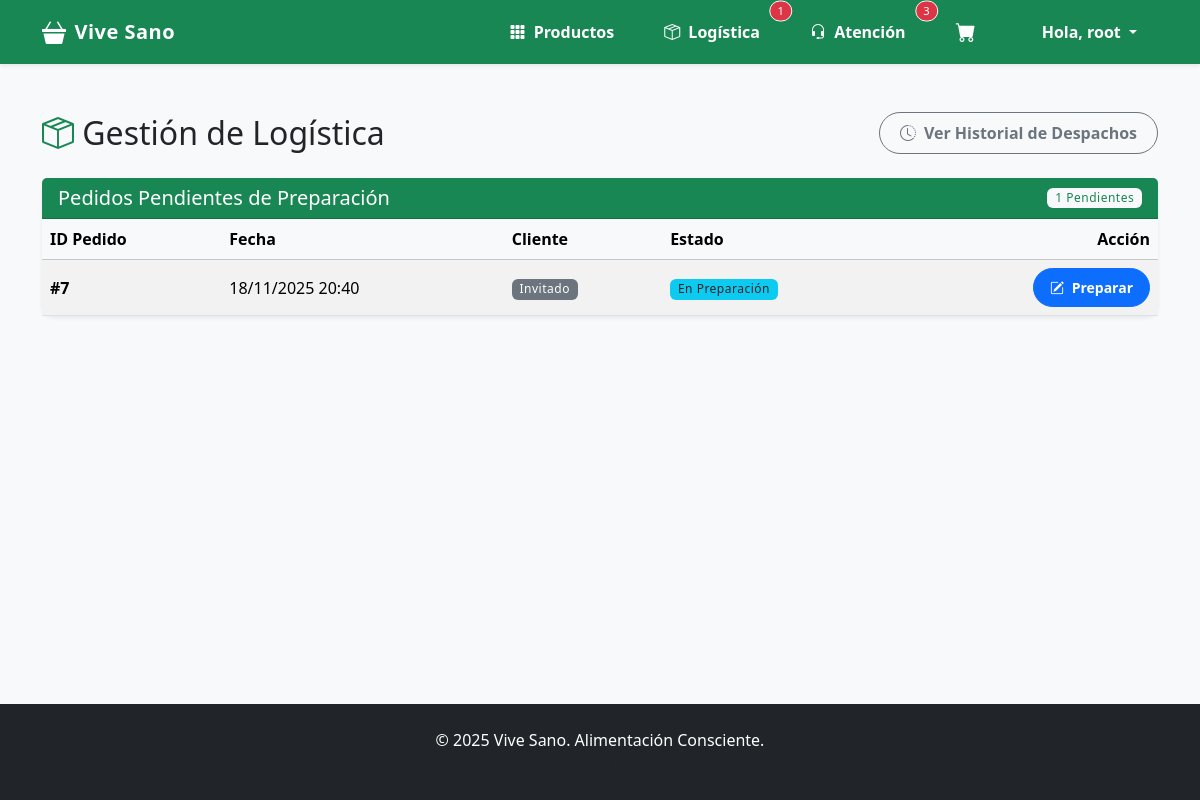
The page /gestion/logistica/ (signed in) on the database as committed earlier.
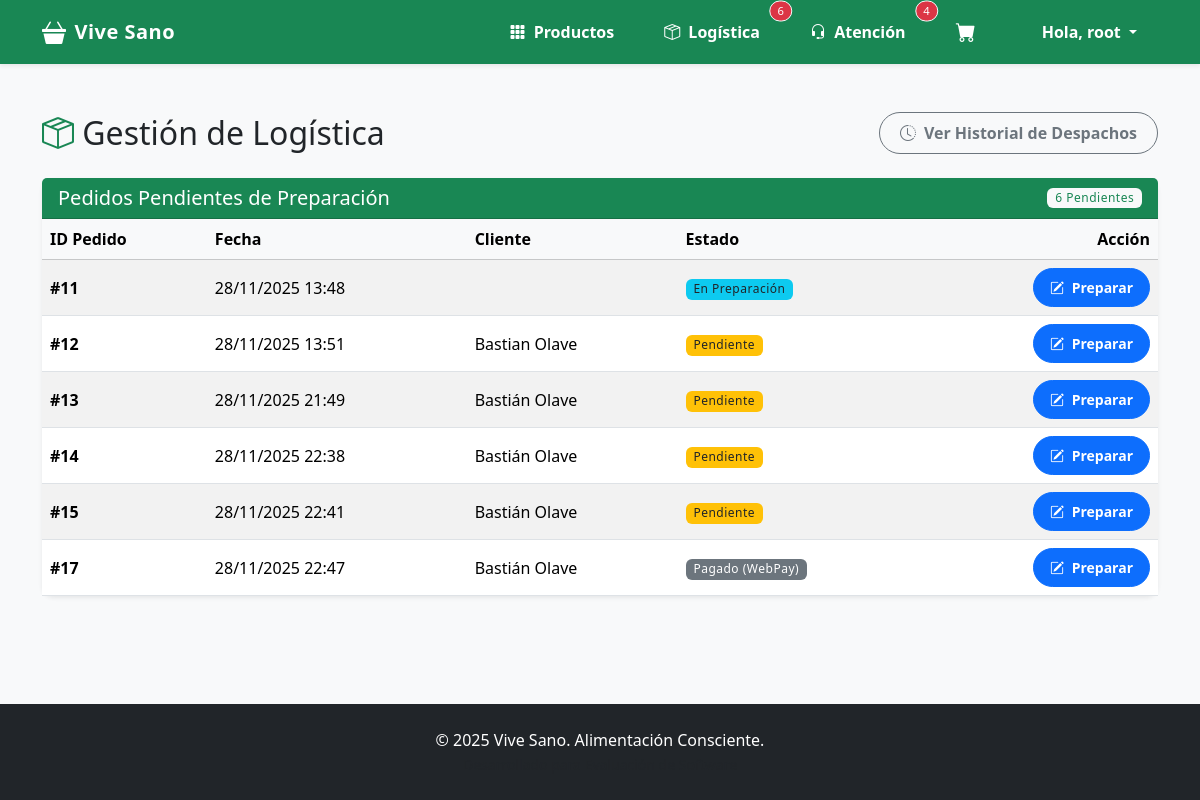
The same page on the database as committed later.
### gestion/models.py (models this page shows, shortened)
class Pedido(models.Model):
    ESTADO_CHOICES = [
        ('Pendiente', 'Pendiente'),
        ('En Preparacion', 'En Preparación'),
        ('En Espera Faltante', 'En espera por faltante'), # [cite: 339]
        ('Despachado', 'Despachado'),
        ('Entregado', 'Entregado'),
        ('Cancelado', 'Cancelado'),
    ]
    cliente = models.ForeignKey(Cliente, on_delete=models.SET_NULL, null=True, blank=True)
    fecha = models.DateTimeField(auto_now_add=True)
    total = models.DecimalField(max_digits=10, decimal_places=2, default=0.00)
    estado = models.CharField(max_length=20, choices=ESTADO_CHOICES, default='Pendiente')
    codigo_seguimiento = models.CharField(max_length=20, blank=True, null=True)

class Cliente(models.Model):
    user = models.OneToOneField(User, on_delete=models.CASCADE, null=True, blank=True)
    nombre = models.CharField(max_length=100)
    apellido = models.CharField(max_length=100)
    email = models.EmailField(unique=True)
    telefono = models.CharField(max_length=15, blank=True)
    direccion = models.CharField(max_length=255, blank=True)
    comuna = models.CharField(max_length=100, blank=True)
    codigo_postal = models.CharField(max_length=10, blank=True)

### gestion/views.py (the view)
    def wrapper(request, *args, **kwargs):
        if not request.user.is_authenticated:
            return redirect('core:login')
        if not request.user.is_staff:
            messages.error(request, "No tienes permisos para acceder a esa sección.")
            return redirect('core:home')
        return view_func(request, *args, **kwargs)

### core/context_processors.py (called while the page is built)
def contadores_globales(request):
    data = {
        'cant_logistica': 0,
        'cant_atencion': 0
    }
    if request.user.is_authenticated and request.user.is_staff:
        if request.user.groups.filter(name='Logistica').exists() or request.user.is_superuser:
            data['cant_logistica'] = Pedido.objects.filter(
                estado__in=['Pendiente', 'En Preparacion', 'Pagado (WebPay)']
            ).count()
        if request.user.groups.filter(name='Atencion al cliente').exists() or request.user.is_superuser:
            try:
                grupo_atencion = Group.objects.get(name='Atencion al cliente')
                data['cant_atencion'] = Notificacion.objects.filter(
                    destinatario_grupo=grupo_atencion
                ).exclude(estado__in=['LISTO', 'CANCELADO']).count()
            except Group.DoesNotExist:
                pass
    return data

### core/templatetags/auth_extras.py (called while the page is built)
@register.filter(name='has_group')
def has_group(user, group_name):
    try:
        group = Group.objects.get(name=group_name)
    except Group.DoesNotExist:
        return False
    return group in user.groups.all()

### gestion/views.py (called while the page is built)
def staff_required(view_func):
    def wrapper(request, *args, **kwargs):
        if not request.user.is_authenticated:
            return redirect('core:login')
        if not request.user.is_staff:
            messages.error(request, "No tienes permisos para acceder a esa sección.")
            return redirect('core:home')
        return view_func(request, *args, **kwargs)
    return wrapper

@staff_required
def dashboard_logistica(request):
    pedidos_pendientes = Pedido.objects.filter(
        estado__in=['Pendiente', 'En Preparacion', 'Pagado (WebPay)']
    ).order_by('fecha')
    return render(request, 'gestion/dashboard_logistica.html', {'pedidos': pedidos_pendientes})

### gestion/templates/gestion/dashboard_logistica.html (shortened to what this page needs)
{% extends 'base.html' %}
{% block content %}
<div class="row">
    <div class="col-md-12">
        <div class="d-flex justify-content-between align-items-center mb-4">
            <h2 class="mb-0"><i class="bi bi-box-seam text-success"></i> Gestión de Logística</h2>
            <a href="{% url 'historial_despachos' %}" class="btn btn-outline-secondary">
                <i class="bi bi-clock-history me-2"></i>Ver Historial de Despachos
            </a>
        </div>
        <div class="card shadow-sm">
            <div class="card-header bg-success text-white d-flex justify-content-between align-items-center">
                <h5 class="mb-0">Pedidos Pendientes de Preparación</h5>
                <span class="badge bg-light text-success">{{ pedidos|length }} Pendientes</span>
            </div>
            <div class="card-body p-0">
                <div class="table-responsive">
                    <table class="table table-hover mb-0 table-striped align-middle">
                        <thead class="table-light">
                            <tr>
                                <th>ID Pedido</th>
                                <th>Fecha</th>
                                <th>Cliente</th>
                                <th>Estado</th>
                                <th class="text-end">Acción</th>
                            </tr>
                        </thead>
                        <tbody>
                            {% for pedido in pedidos %}
                            <tr>
                                <td class="fw-bold">#{{ pedido.id }}</td>
                                <td>{{ pedido.fecha|date:"d/m/Y H:i" }}</td>
                                <td>
                                    {% if pedido.cliente %}
                                        {{ pedido.cliente.nombre }} {{ pedido.cliente.apellido }}
                                    {% else %}
                                        <span class="badge bg-secondary">Invitado</span>
                                    {% endif %}
                                </td>
                                <td>
                                    {% if pedido.estado == 'Pendiente' %}
                                        <span class="badge bg-warning text-dark">Pendiente</span>
                                    {% elif pedido.estado == 'En Preparacion' %}
                                        <span class="badge bg-info text-dark">En Preparación</span>
                                    {% else %}
                                        <span class="badge bg-secondary">{{ pedido.estado }}</span>
                                    {% endif %}
                                </td>
                                <td class="text-end">
                                    <a href="{% url 'preparar_pedido' pedido.id %}" class="btn btn-primary btn-sm rounded-pill px-3">
                                        <i class="bi bi-pencil-square me-1"></i> Preparar
                                    </a>
                                </td>
                            </tr>
                            {% endfor %}
                        </tbody>
                    </table>
                </div>
            </div>
        </div>
    </div>
</div>
{% endblock %}

### templates/base.html (shortened to what this page needs)
{% load static %}
{% load auth_extras %} <!DOCTYPE html>
<html lang="es">
<head>
    <link href="https://cdn.jsdelivr.net/npm/bootstrap@5.3.2/dist/css/bootstrap.min.css" rel="stylesheet">
    <link rel="stylesheet" href="https://cdn.jsdelivr.net/npm/bootstrap-icons@1.11.3/font/bootstrap-icons.css">
    <link rel="stylesheet" href="https://cdn.jsdelivr.net/gh/lipis/flag-icons@6.6.6/css/flag-icons.min.css"/>
    <link rel="stylesheet" href="{% static 'css/styles.css' %}">
</head>
<body class="d-flex flex-column min-vh-100">
    <nav class="navbar navbar-expand-lg navbar-dark bg-success sticky-top shadow-sm">
      <div class="container">
        <a class="navbar-brand d-flex align-items-center" href="{% url 'core:home' %}">
            <i class="bi bi-basket3-fill me-2 fs-4"></i>
            <span>Vive Sano</span>
        </a>
        <div class="collapse navbar-collapse" id="navbarNav">
          <ul class="navbar-nav ms-auto align-items-center gap-2">
            <li class="nav-item">
                <a class="nav-link" href="{% url 'core:catalogo' %}">
                    <i class="bi bi-grid-3x3-gap-fill me-1"></i> Productos
                </a>
            </li>
            {% if user.is_staff %}
                {% if request.user|has_group:"Logistica" or user.is_superuser %}
                    <li class="nav-item position-relative">
                        <a class="nav-link" href="{% url 'dashboard_logistica' %}">
                            <i class="bi bi-box-seam me-1"></i> Logística
                        </a>
                        {% if cant_logistica > 0 %}
                        <span class="position-absolute top-0 start-100 translate-middle badge rounded-pill bg-danger border border-light" style="font-size: 0.7rem;">
                            {{ cant_logistica }}
                        </span>
                        {% endif %}
                    </li>
                {% endif %}
                {% if request.user|has_group:"Atencion al cliente" or user.is_superuser %}
                    <li class="nav-item position-relative">
                        <a class="nav-link" href="{% url 'dashboard_atencion' %}">
                            <i class="bi bi-headset me-1"></i> Atención
                        </a>
                        {% if cant_atencion > 0 %}
                        <span class="position-absolute top-0 start-100 translate-middle badge rounded-pill bg-danger border border-light" style="font-size: 0.7rem;">
                            {{ cant_atencion }}
                        </span>
                        {% endif %}
                    </li>
                {% endif %}
            {% endif %}
            <li class="nav-item position-relative me-2">
                <a href="{% url 'core:ver_carrito' %}" class="nav-link">
                    <i class="bi bi-cart-fill fs-5"></i>
                </a>
            </li>
            {% if user.is_authenticated %}
                <li class="nav-item dropdown ms-2">
                    <a class="nav-link dropdown-toggle" href="#" role="button" data-bs-toggle="dropdown">
                        Hola, {{ user.first_name|default:user.username }}
                    </a>
                </li>
            {% endif %}
          </ul>
        </div>
      </div>
    </nav>
    <main class="container my-5 flex-grow-1">
        {% block content %}{% endblock %}
    </main>
    <footer class="bg-dark text-white text-center py-4 mt-auto">
        <div class="container">
            <p class="mb-0">&copy; 2025 Vive Sano. Alimentación Consciente.</p>
            <small class="text-muted">Desarrollado para Evaluación de Software</small>
        </div>
    </footer>
</body>
</html>

### static/css/styles.css (style rules this page uses)
body { background-color: #f8f9fa; font-family: 'Segoe UI', Tahoma, Geneva, Verdana, sans-serif; }
.navbar-brand { font-weight: 700; letter-spacing: 0.5px; }
.navbar-nav .nav-link { color: white !important; font-weight: 600; padding: 8px 20px !important; border-radius: 50px; transition: all 0.3s ease; border: 1px solid transparent; }
.card { border: none; border-radius: 12px; transition: transform 0.2s ease, box-shadow 0.2s ease; }
.btn { border-radius: 50px; padding: 8px 20px; font-weight: 600; }
.badge { font-weight: 500; letter-spacing: 0.5px; }

Rows that differ between the two databases and show on the page:
no longer on this page (row edited): Pedido: id "7", fecha "18/11/2025 20:40", shows "Invitado", estado "En Preparación"
added Pedido: id "11", fecha "28/11/2025 13:48", estado "En Preparación"
added Pedido: id "12", fecha "28/11/2025 13:51", cliente.nombre "Bastian", cliente.apellido "Olave", estado "Pendiente"
added Pedido: id "13", fecha "28/11/2025 21:49", cliente.nombre "Bastián", cliente.apellido "Olave", estado "Pendiente"
added Pedido: id "14", fecha "28/11/2025 22:38", cliente.nombre "Bastián", cliente.apellido "Olave", estado "Pendiente"
added Pedido: id "15", fecha "28/11/2025 22:41", cliente.nombre "Bastián", cliente.apellido "Olave", estado "Pendiente"
added Pedido: id "17", fecha "28/11/2025 22:47", cliente.nombre "Bastián", cliente.apellido "Olave", estado "Pagado (WebPay)"
Other text that changed with them:
{{ cant_logistica }}: "1" → "6"
{{ cant_atencion }}: "3" → "4"
{{ pedidos|length }}: "1" → "6"
